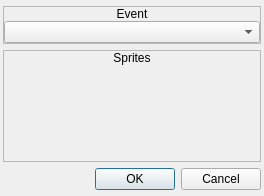
<?xml version="1.0" encoding="UTF-8"?>
<ui version="4.0">
 <class>ConfigureEvent_ChangeSprite</class>
 <widget class="QDialog" name="ConfigureEvent_ChangeSprite">
  <property name="geometry">
   <rect>
    <x>0</x>
    <y>0</y>
    <width>264</width>
    <height>196</height>
   </rect>
  </property>
  <property name="windowTitle">
   <string>Change Sprite</string>
  </property>
  <property name="styleSheet">
   <string notr="true">.QFrame
{
	border: 1px solid palette(text);
}

.QFrame&gt;QLabel
{
	background-color: palette(text);
	color: palette(window);
}</string>
  </property>
  <layout class="QVBoxLayout" name="verticalLayout">
   <property name="spacing">
    <number>3</number>
   </property>
   <property name="leftMargin">
    <number>3</number>
   </property>
   <property name="topMargin">
    <number>3</number>
   </property>
   <property name="rightMargin">
    <number>3</number>
   </property>
   <property name="bottomMargin">
    <number>3</number>
   </property>
   <item>
    <widget class="QFrame" name="frmVariable_2">
     <property name="sizePolicy">
      <sizepolicy hsizetype="Preferred" vsizetype="Fixed">
       <horstretch>0</horstretch>
       <verstretch>0</verstretch>
      </sizepolicy>
     </property>
     <property name="frameShape">
      <enum>QFrame::StyledPanel</enum>
     </property>
     <property name="frameShadow">
      <enum>QFrame::Raised</enum>
     </property>
     <layout class="QVBoxLayout" name="verticalLayout_4">
      <property name="spacing">
       <number>0</number>
      </property>
      <property name="leftMargin">
       <number>0</number>
      </property>
      <property name="topMargin">
       <number>0</number>
      </property>
      <property name="rightMargin">
       <number>0</number>
      </property>
      <property name="bottomMargin">
       <number>0</number>
      </property>
      <item>
       <widget class="QLabel" name="label_4">
        <property name="sizePolicy">
         <sizepolicy hsizetype="Preferred" vsizetype="Fixed">
          <horstretch>0</horstretch>
          <verstretch>0</verstretch>
         </sizepolicy>
        </property>
        <property name="text">
         <string>Event</string>
        </property>
        <property name="alignment">
         <set>Qt::AlignCenter</set>
        </property>
       </widget>
      </item>
      <item>
       <widget class="QWidget" name="widget_4" native="true">
        <layout class="QHBoxLayout" name="horizontalLayout_3">
         <property name="spacing">
          <number>0</number>
         </property>
         <property name="leftMargin">
          <number>0</number>
         </property>
         <property name="topMargin">
          <number>0</number>
         </property>
         <property name="rightMargin">
          <number>0</number>
         </property>
         <property name="bottomMargin">
          <number>0</number>
         </property>
         <item>
          <widget class="QComboBox" name="optEvent"/>
         </item>
        </layout>
       </widget>
      </item>
     </layout>
    </widget>
   </item>
   <item>
    <widget class="QFrame" name="frame_5">
     <property name="sizePolicy">
      <sizepolicy hsizetype="Preferred" vsizetype="Fixed">
       <horstretch>0</horstretch>
       <verstretch>0</verstretch>
      </sizepolicy>
     </property>
     <property name="frameShape">
      <enum>QFrame::StyledPanel</enum>
     </property>
     <property name="frameShadow">
      <enum>QFrame::Raised</enum>
     </property>
     <layout class="QVBoxLayout" name="verticalLayout_9">
      <property name="spacing">
       <number>0</number>
      </property>
      <property name="leftMargin">
       <number>0</number>
      </property>
      <property name="topMargin">
       <number>0</number>
      </property>
      <property name="rightMargin">
       <number>0</number>
      </property>
      <property name="bottomMargin">
       <number>0</number>
      </property>
      <item>
       <widget class="QLabel" name="label_7">
        <property name="text">
         <string>Sprites</string>
        </property>
        <property name="alignment">
         <set>Qt::AlignCenter</set>
        </property>
       </widget>
      </item>
      <item>
       <widget class="QWidget" name="widget_14" native="true">
        <layout class="QVBoxLayout" name="verticalLayout_11">
         <property name="spacing">
          <number>0</number>
         </property>
         <property name="leftMargin">
          <number>0</number>
         </property>
         <property name="topMargin">
          <number>0</number>
         </property>
         <property name="rightMargin">
          <number>0</number>
         </property>
         <property name="bottomMargin">
          <number>0</number>
         </property>
         <item>
          <widget class="ImageView" name="gfxSprites">
           <property name="minimumSize">
            <size>
             <width>256</width>
             <height>96</height>
            </size>
           </property>
           <property name="maximumSize">
            <size>
             <width>256</width>
             <height>96</height>
            </size>
           </property>
           <property name="styleSheet">
            <string notr="true">background-image: url(:/icons/bg.png);</string>
           </property>
           <property name="text">
            <string/>
           </property>
          </widget>
         </item>
        </layout>
       </widget>
      </item>
     </layout>
    </widget>
   </item>
   <item>
    <widget class="QDialogButtonBox" name="buttonBox">
     <property name="orientation">
      <enum>Qt::Horizontal</enum>
     </property>
     <property name="standardButtons">
      <set>QDialogButtonBox::Cancel|QDialogButtonBox::Ok</set>
     </property>
    </widget>
   </item>
  </layout>
 </widget>
 <customwidgets>
  <customwidget>
   <class>ImageView</class>
   <extends>QLabel</extends>
   <header>imageview.h</header>
  </customwidget>
 </customwidgets>
 <resources>
  <include location="icons.qrc"/>
 </resources>
 <connections>
  <connection>
   <sender>buttonBox</sender>
   <signal>accepted()</signal>
   <receiver>ConfigureEvent_ChangeSprite</receiver>
   <slot>accept()</slot>
   <hints>
    <hint type="sourcelabel">
     <x>248</x>
     <y>254</y>
    </hint>
    <hint type="destinationlabel">
     <x>157</x>
     <y>274</y>
    </hint>
   </hints>
  </connection>
  <connection>
   <sender>buttonBox</sender>
   <signal>rejected()</signal>
   <receiver>ConfigureEvent_ChangeSprite</receiver>
   <slot>reject()</slot>
   <hints>
    <hint type="sourcelabel">
     <x>316</x>
     <y>260</y>
    </hint>
    <hint type="destinationlabel">
     <x>286</x>
     <y>274</y>
    </hint>
   </hints>
  </connection>
 </connections>
</ui>
